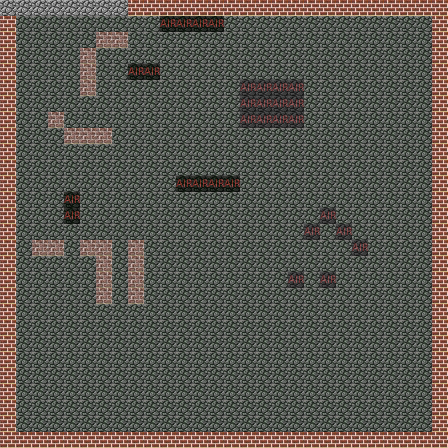

This game map was drawn from its Tiled (.tmx) file and the tilesets committed beside it. A one-line description and the full map source follow:
An orthogonal 28x28 tile map with 16x16 px tiles, 3 tile layers (Floor, Wall, Ceiling).

<map version="1.10" tiledversion="1.10.2" orientation="orthogonal" renderorder="right-down" width="28" height="28" tilewidth="16" tileheight="16" infinite="0" nextlayerid="4" nextobjectid="1">
 <tileset firstgid="1" source="../tilemap.tsx" />
 <layer id="1" name="Floor" width="28" height="28" opacity="0.53">
  <data encoding="csv">
2,2,2,2,2,2,2,2,2,2,2,1,1,1,1,1,1,1,1,1,1,1,1,1,1,1,1,1,
2,2,2,2,2,2,2,2,2,2,2,2,2,2,2,2,2,2,2,2,2,2,2,2,2,2,2,1,
2,2,2,2,2,2,2,2,2,2,2,2,2,2,2,2,2,2,2,2,2,2,2,2,2,2,2,1,
2,2,2,2,2,2,2,2,2,2,2,2,2,2,2,2,2,2,2,2,2,2,2,2,2,2,2,1,
2,2,2,2,2,2,2,2,2,2,2,2,2,2,2,2,2,2,2,2,2,2,2,2,2,2,2,1,
2,2,2,2,2,2,2,2,2,2,2,2,2,2,2,1,1,1,1,2,2,2,2,2,2,2,2,1,
2,2,2,2,2,2,2,2,2,2,2,2,2,2,2,1,1,1,1,2,2,2,2,2,2,2,2,1,
2,2,2,2,2,2,2,2,2,2,2,2,2,2,2,1,1,1,1,2,2,2,2,2,2,2,2,1,
2,2,2,2,2,2,2,2,2,2,2,2,2,2,2,2,2,2,2,2,2,2,2,2,2,2,2,1,
2,2,2,2,2,2,2,2,2,2,2,2,2,2,2,2,2,2,2,2,2,2,2,2,2,2,2,1,
1,2,2,2,2,2,2,2,2,2,2,2,2,2,2,2,2,2,2,2,2,2,2,2,2,2,2,1,
1,2,2,2,2,2,2,2,2,2,2,2,2,2,2,2,2,2,2,2,2,2,2,2,2,2,2,1,
1,2,2,2,2,2,2,2,2,2,2,2,2,2,2,2,2,2,2,2,2,2,2,2,2,2,2,1,
1,2,2,2,2,2,2,2,2,2,2,2,2,2,2,2,2,2,2,2,1,2,2,2,2,2,2,1,
1,2,2,2,2,2,2,2,2,2,2,2,2,2,2,2,2,2,2,1,2,1,2,2,2,2,2,1,
1,2,2,2,2,2,2,2,2,2,2,2,2,2,2,2,2,2,2,2,2,2,1,2,2,2,2,1,
1,2,2,2,2,2,2,2,2,2,2,2,2,2,2,2,2,2,2,2,2,2,2,2,2,2,2,1,
1,2,2,2,2,2,2,2,2,2,2,2,2,2,2,2,2,2,1,2,1,2,2,2,2,2,2,1,
1,2,2,2,2,2,2,2,2,2,2,2,2,2,2,2,2,2,2,2,2,2,2,2,2,2,2,1,
1,2,2,2,2,2,2,2,2,2,2,2,2,2,2,2,2,2,2,2,2,2,2,2,2,2,2,1,
1,2,2,2,2,2,2,2,2,2,2,2,2,2,2,2,2,2,2,2,2,2,2,2,2,2,2,1,
1,2,2,2,2,2,2,2,2,2,2,2,2,2,2,2,2,2,2,2,2,2,2,2,2,2,2,1,
1,2,2,2,2,2,2,2,2,2,2,2,2,2,2,2,2,2,2,2,2,2,2,2,2,2,2,1,
1,2,2,2,2,2,2,2,2,2,2,2,2,2,2,2,2,2,2,2,2,2,2,2,2,2,2,1,
1,2,2,2,2,2,2,2,2,2,2,2,2,2,2,2,2,2,2,2,2,2,2,2,2,2,2,1,
1,2,2,2,2,2,2,2,2,2,2,2,2,2,2,2,2,2,2,2,2,2,2,2,2,2,2,1,
1,2,2,2,2,2,2,2,2,2,2,2,2,2,2,2,2,2,2,2,2,2,2,2,2,2,2,1,
1,1,1,1,1,1,1,1,1,1,1,1,1,1,1,1,1,1,1,1,1,1,1,1,1,1,1,1
</data>
 </layer>
 <layer id="2" name="Wall" width="28" height="28">
  <data encoding="csv">
4,4,4,4,4,4,4,4,3,3,3,3,3,3,3,3,3,3,3,3,3,3,3,3,3,3,3,3,
3,0,0,0,0,0,0,0,0,0,0,0,0,0,0,0,0,0,0,0,0,0,0,0,0,0,0,3,
3,0,0,0,0,0,3,3,0,0,0,0,0,0,0,0,0,0,0,0,0,0,0,0,0,0,0,3,
3,0,0,0,0,3,0,0,0,0,0,0,0,0,0,0,0,0,0,0,0,0,0,0,0,0,0,3,
3,0,0,0,0,3,0,0,0,0,0,0,0,0,0,0,0,0,0,0,0,0,0,0,0,0,0,3,
3,0,0,0,0,3,0,0,0,0,0,0,0,0,0,0,0,0,0,0,0,0,0,0,0,0,0,3,
3,0,0,0,0,0,0,0,0,0,0,0,0,0,0,0,0,0,0,0,0,0,0,0,0,0,0,3,
3,0,0,3,0,0,0,0,0,0,0,0,0,0,0,0,0,0,0,0,0,0,0,0,0,0,0,3,
3,0,0,0,3,3,3,0,0,0,0,0,0,0,0,0,0,0,0,0,0,0,0,0,0,0,0,3,
3,0,0,0,0,0,0,0,0,0,0,0,0,0,0,0,0,0,0,0,0,0,0,0,0,0,0,3,
3,0,0,0,0,0,0,0,0,0,0,0,0,0,0,0,0,0,0,0,0,0,0,0,0,0,0,3,
3,0,0,0,0,0,0,0,0,0,0,0,0,0,0,0,0,0,0,0,0,0,0,0,0,0,0,3,
3,0,0,0,0,0,0,0,0,0,0,0,0,0,0,0,0,0,0,0,0,0,0,0,0,0,0,3,
3,0,0,0,0,0,0,0,0,0,0,0,0,0,0,0,0,0,0,0,0,0,0,0,0,0,0,3,
3,0,0,0,0,0,0,0,0,0,0,0,0,0,0,0,0,0,0,0,0,0,0,0,0,0,0,3,
3,0,3,3,0,3,3,0,3,0,0,0,0,0,0,0,0,0,0,0,0,0,0,0,0,0,0,3,
3,0,0,0,0,0,3,0,3,0,0,0,0,0,0,0,0,0,0,0,0,0,0,0,0,0,0,3,
3,0,0,0,0,0,3,0,3,0,0,0,0,0,0,0,0,0,0,0,0,0,0,0,0,0,0,3,
3,0,0,0,0,0,3,0,3,0,0,0,0,0,0,0,0,0,0,0,0,0,0,0,0,0,0,3,
3,0,0,0,0,0,0,0,0,0,0,0,0,0,0,0,0,0,0,0,0,0,0,0,0,0,0,3,
3,0,0,0,0,0,0,0,0,0,0,0,0,0,0,0,0,0,0,0,0,0,0,0,0,0,0,3,
3,0,0,0,0,0,0,0,0,0,0,0,0,0,0,0,0,0,0,0,0,0,0,0,0,0,0,3,
3,0,0,0,0,0,0,0,0,0,0,0,0,0,0,0,0,0,0,0,0,0,0,0,0,0,0,3,
3,0,0,0,0,0,0,0,0,0,0,0,0,0,0,0,0,0,0,0,0,0,0,0,0,0,0,3,
3,0,0,0,0,0,0,0,0,0,0,0,0,0,0,0,0,0,0,0,0,0,0,0,0,0,0,3,
3,0,0,0,0,0,0,0,0,0,0,0,0,0,0,0,0,0,0,0,0,0,0,0,0,0,0,3,
3,0,0,0,0,0,0,0,0,0,0,0,0,0,0,0,0,0,0,0,0,0,0,0,0,0,0,3,
3,3,3,3,3,3,3,3,3,3,3,3,3,3,3,3,3,3,3,3,3,3,3,3,3,3,3,3
</data>
 </layer>
 <layer id="3" name="Ceiling" width="28" height="28" opacity="0.44">
  <data encoding="csv">
0,0,0,0,0,0,0,0,0,0,0,0,0,0,0,0,0,0,0,0,0,0,0,0,0,0,0,0,
0,4,4,4,4,4,4,4,4,4,1,1,1,1,4,4,4,4,4,4,4,4,4,4,4,4,4,0,
0,4,4,4,4,4,4,4,4,4,4,4,4,4,4,4,4,4,4,4,4,4,4,4,4,4,4,0,
0,4,4,4,4,4,4,4,4,4,4,4,4,4,4,4,4,4,4,4,4,4,4,4,4,4,4,0,
0,4,4,4,4,4,4,4,1,1,4,4,4,4,4,4,4,4,4,4,4,4,4,4,4,4,4,0,
0,4,4,4,4,4,4,4,4,4,4,4,4,4,4,4,4,4,4,4,4,4,4,4,4,4,4,0,
0,4,4,4,4,4,4,4,4,4,4,4,4,4,4,4,4,4,4,4,4,4,4,4,4,4,4,0,
0,4,4,4,4,4,4,4,4,4,4,4,4,4,4,4,4,4,4,4,4,4,4,4,4,4,4,0,
0,4,4,4,4,4,4,4,4,4,4,4,4,4,4,4,4,4,4,4,4,4,4,4,4,4,4,0,
0,4,4,4,4,4,4,4,4,4,4,4,4,4,4,4,4,4,4,4,4,4,4,4,4,4,4,0,
0,4,4,4,4,4,4,4,4,4,4,4,4,4,4,4,4,4,4,4,4,4,4,4,4,4,4,0,
0,4,4,4,4,4,4,4,4,4,4,1,1,1,1,4,4,4,4,4,4,4,4,4,4,4,4,0,
0,4,4,4,1,4,4,4,4,4,4,4,4,4,4,4,4,4,4,4,4,4,4,4,4,4,4,0,
0,4,4,4,1,4,4,4,4,4,4,4,4,4,4,4,4,4,4,4,4,4,4,4,4,4,4,0,
0,4,4,4,4,4,4,4,4,4,4,4,4,4,4,4,4,4,4,4,4,4,4,4,4,4,4,0,
0,4,4,4,4,4,4,4,4,4,4,4,4,4,4,4,4,4,4,4,4,4,4,4,4,4,4,0,
0,4,4,4,4,4,4,4,4,4,4,4,4,4,4,4,4,4,4,4,4,4,4,4,4,4,4,0,
0,4,4,4,4,4,4,4,4,4,4,4,4,4,4,4,4,4,4,4,4,4,4,4,4,4,4,0,
0,4,4,4,4,4,4,4,4,4,4,4,4,4,4,4,4,4,4,4,4,4,4,4,4,4,4,0,
0,4,4,4,4,4,4,4,4,4,4,4,4,4,4,4,4,4,4,4,4,4,4,4,4,4,4,0,
0,4,4,4,4,4,4,4,4,4,4,4,4,4,4,4,4,4,4,4,4,4,4,4,4,4,4,0,
0,4,4,4,4,4,4,4,4,4,4,4,4,4,4,4,4,4,4,4,4,4,4,4,4,4,4,0,
0,4,4,4,4,4,4,4,4,4,4,4,4,4,4,4,4,4,4,4,4,4,4,4,4,4,4,0,
0,4,4,4,4,4,4,4,4,4,4,4,4,4,4,4,4,4,4,4,4,4,4,4,4,4,4,0,
0,4,4,4,4,4,4,4,4,4,4,4,4,4,4,4,4,4,4,4,4,4,4,4,4,4,4,0,
0,4,4,4,4,4,4,4,4,4,4,4,4,4,4,4,4,4,4,4,4,4,4,4,4,4,4,0,
0,4,4,4,4,4,4,4,4,4,4,4,4,4,4,4,4,4,4,4,4,4,4,4,4,4,4,0,
0,0,0,0,0,0,0,0,0,0,0,0,0,0,0,0,0,0,0,0,0,0,0,0,0,0,0,0
</data>
 </layer>
</map>